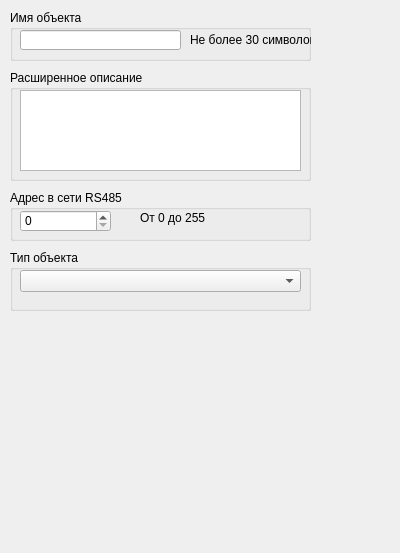
<?xml version="1.0" encoding="UTF-8"?>
<ui version="4.0">
 <class>Form</class>
 <widget class="QWidget" name="Form">
  <property name="geometry">
   <rect>
    <x>0</x>
    <y>0</y>
    <width>400</width>
    <height>553</height>
   </rect>
  </property>
  <property name="windowTitle">
   <string>Form</string>
  </property>
  <widget class="QGroupBox" name="groupBox_2">
   <property name="geometry">
    <rect>
     <x>10</x>
     <y>70</y>
     <width>301</width>
     <height>111</height>
    </rect>
   </property>
   <property name="title">
    <string>Расширенное описание</string>
   </property>
   <widget class="QTextBrowser" name="descriptionText">
    <property name="geometry">
     <rect>
      <x>10</x>
      <y>20</y>
      <width>281</width>
      <height>81</height>
     </rect>
    </property>
   </widget>
  </widget>
  <widget class="QGroupBox" name="groupBox">
   <property name="geometry">
    <rect>
     <x>10</x>
     <y>10</y>
     <width>301</width>
     <height>51</height>
    </rect>
   </property>
   <property name="title">
    <string>Имя объекта</string>
   </property>
   <widget class="QLineEdit" name="nameLineEdit">
    <property name="geometry">
     <rect>
      <x>10</x>
      <y>20</y>
      <width>161</width>
      <height>20</height>
     </rect>
    </property>
    <property name="maxLength">
     <number>30</number>
    </property>
   </widget>
   <widget class="QLabel" name="label">
    <property name="geometry">
     <rect>
      <x>180</x>
      <y>20</y>
      <width>121</width>
      <height>20</height>
     </rect>
    </property>
    <property name="text">
     <string>Не более 30 символов</string>
    </property>
   </widget>
  </widget>
  <widget class="QGroupBox" name="groupBox_3">
   <property name="geometry">
    <rect>
     <x>10</x>
     <y>190</y>
     <width>301</width>
     <height>51</height>
    </rect>
   </property>
   <property name="title">
    <string>Адрес в сети RS485</string>
   </property>
   <widget class="QSpinBox" name="addressSpinBox">
    <property name="geometry">
     <rect>
      <x>10</x>
      <y>20</y>
      <width>91</width>
      <height>22</height>
     </rect>
    </property>
    <property name="maximum">
     <number>255</number>
    </property>
   </widget>
   <widget class="QLabel" name="label_2">
    <property name="geometry">
     <rect>
      <x>130</x>
      <y>20</y>
      <width>121</width>
      <height>16</height>
     </rect>
    </property>
    <property name="text">
     <string>От 0 до 255</string>
    </property>
   </widget>
  </widget>
  <widget class="QGroupBox" name="groupBox_4">
   <property name="geometry">
    <rect>
     <x>10</x>
     <y>250</y>
     <width>301</width>
     <height>61</height>
    </rect>
   </property>
   <property name="title">
    <string>Тип объекта</string>
   </property>
   <widget class="QComboBox" name="typeComboBox">
    <property name="geometry">
     <rect>
      <x>10</x>
      <y>20</y>
      <width>281</width>
      <height>22</height>
     </rect>
    </property>
   </widget>
  </widget>
 </widget>
 <resources/>
 <connections/>
</ui>
